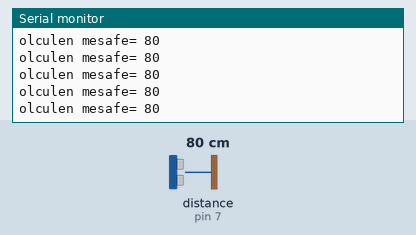
Bench run of a sketch on a simulated Arduino Uno, built with avr-gcc and run on an emulated ATmega328P. On the bench: the last lines printed to the serial monitor. The inputs (shaded band) are chosen by the test bench; at power-on: distance to the obstacle (sensor on pin 7) 80 cm. The echo pulse lasts 58.3 µs per cm.

Above: at 1.2 s.
1.3 s: distance to the obstacle (sensor on pin 7) set to 2 cm
At 1.8 s:
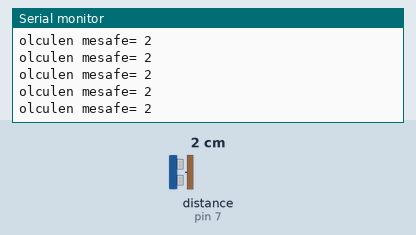
2.8 s: distance to the obstacle (sensor on pin 7) set to 18 cm
At 3.6 s:
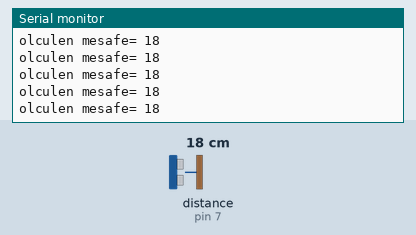
8.8 s: distance to the obstacle (sensor on pin 7) set to 4 cm
At 9.4 s:
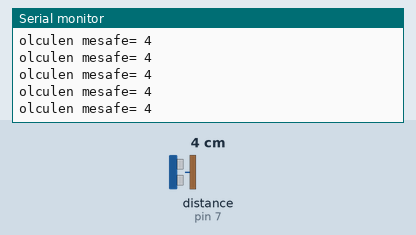
11.8 s: distance to the obstacle (sensor on pin 7) set to 35 cm
At 12.3 s:
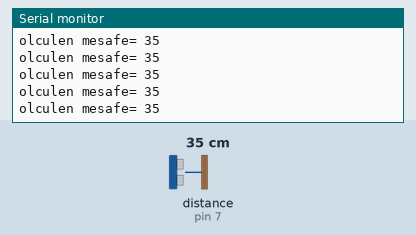
14.8 s: distance to the obstacle (sensor on pin 7) set to 9 cm
At 15.6 s:
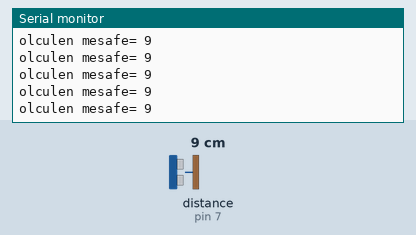
17.8 s: distance to the obstacle (sensor on pin 7) set to 60 cm
At 18.4 s:
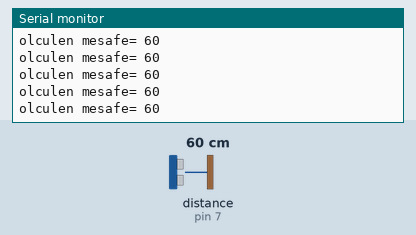
Timing chart, 0 to 20.8 s (numbered marks = the images above; inputs shaded):
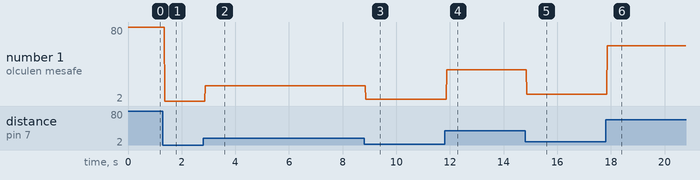

Measured:
- after the input at 1.3 s, the serial monitor: prints a new line after 0.08 s (image 1)
- after the input at 2.8 s, the serial monitor: prints a new line after 0.08 s (image 2)
- after the input at 8.8 s, the serial monitor: prints a new line after 0.07 s (image 3)
- after the input at 11.8 s, the serial monitor: prints a new line after 0.07 s (image 4)
- after the input at 14.8 s, the serial monitor: prints a new line after 0.07 s (image 5)
- after the input at 17.8 s, the serial monitor: prints a new line after 0.07 s (image 6)
- plotted number 1: 80 → 2 after the input at 1.3 s, 2 → 18 after the input at 2.8 s, 18 → 4 after the input at 8.8 s, 4 → 35 after the input at 11.8 s, 35 → 9 after the input at 14.8 s

The sketch:

sketch_apr29b.ino
```cpp
void setup() {
  // put your setup code here, to run once:
Serial.begin(9600);
pinMode(6,OUTPUT);
pinMode(7,INPUT);
}

void loop() {
  // put your main code here, to run repeatedly:
digitalWrite(6,1);
delay(1);
digitalWrite(6,0);
int sure = pulseIn(7,1);
int mesafe = (sure/2)/28.97;
Serial.print("olculen mesafe= ");
Serial.println(mesafe);
delay(1);

}
```
